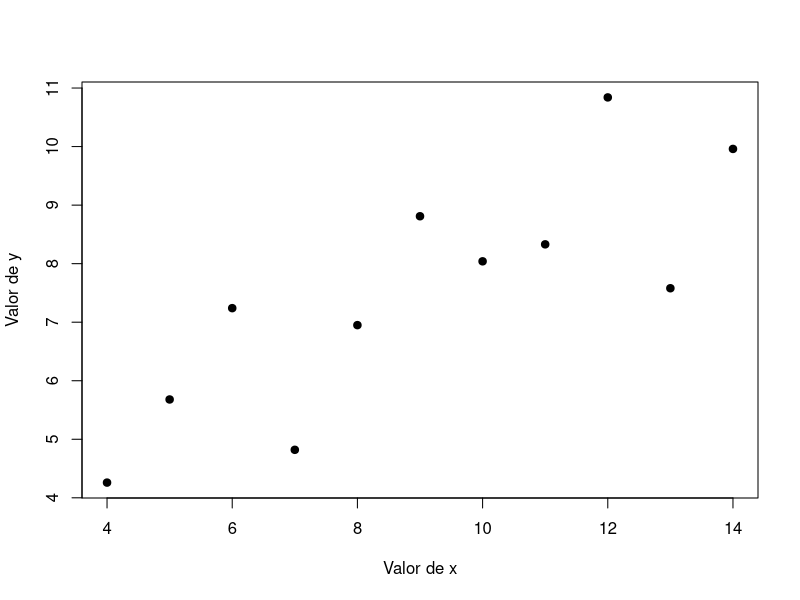

Recreate this plot in R.
# Conjunto de datos para correlación
# MAGT
# 26/09/2023

# Crear la base de datos

x <- c(10, 8, 13, 9, 11, 14, 6, 4, 12, 7, 5)
y <- c(8.04, 6.95, 7.58, 8.81, 8.33, 9.96, 7.24, 
       4.26, 10.84, 4.82, 5.68)
# Crear un data.frame con las variables x and y

d1 <- data.frame(x,y)
d1

# Estadísticas descriptivas

mean(d1$x); var(d1$x)
mean(d1$y); var(d1$y)

# Aplicar correlación

cor.test(d1$x, d1$y)

# Gráfica

plot(d1$x, d1$y,
     pch=19,
     xlab = "Valor de x",
     ylab = "Valor de y")